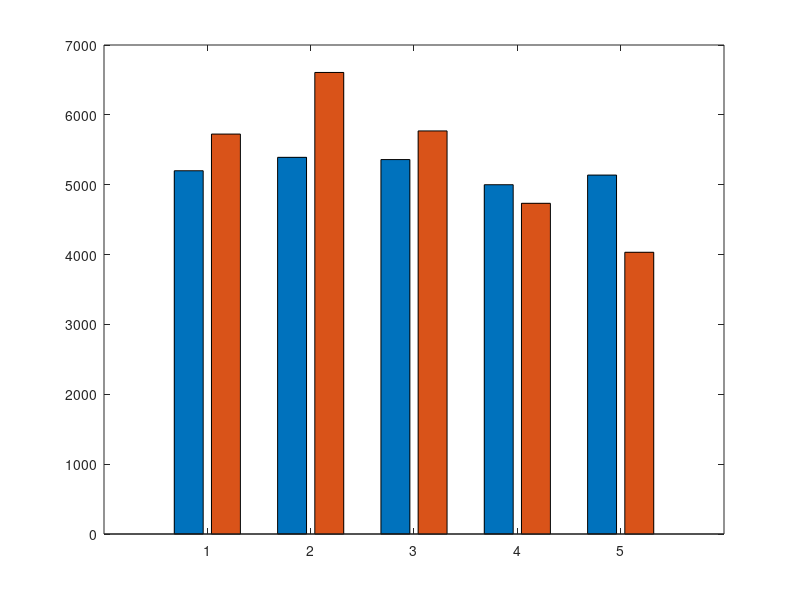

Here is the MATLAB script that generated this plot: (Note: this script raises an error after producing the figure.)
clear
clc
close

%%

Deadband = {'0','0.005','0.05','0.5','5'};
Transition = [5200 5725; 5392 6607; 5360 5770; 5000 4734; 5138 4033];
TransColors = [1 0 0; 0 1 0];

x = 1:5;
hBar = bar(x,Transition,0.8);
hBar(1).FaceColor = TransColors(1,:);
hBar(2).FaceColor = TransColors(2,:);
ylim([3000 8000]);

ax = gca;
ax.XTick = x;
ax.XTickLabels = Deadband;

legend([hBar(1), hBar(2)],{'Solid–void','Tensile–compressive'},'Location','best');

xlabel('Deadband half-width (MPa)')
ylabel('Cumulative transition events')
set(gca,'FontName','Times New Roman','FontSize',18)
set(gcf,'Position',[446   475   560   400])
grid on

for i = 1:numel(hBar)
    xPos = hBar(i).XEndPoints;
    yPos = hBar(i).YEndPoints;

    text(xPos, yPos, compose('%d', hBar(i).YData), ...
        'HorizontalAlignment', 'center', ...
        'VerticalAlignment', 'bottom', ...
        'FontName', 'Times New Roman', ...
        'FontSize', 18, ...
        'Color', 'k');
end
